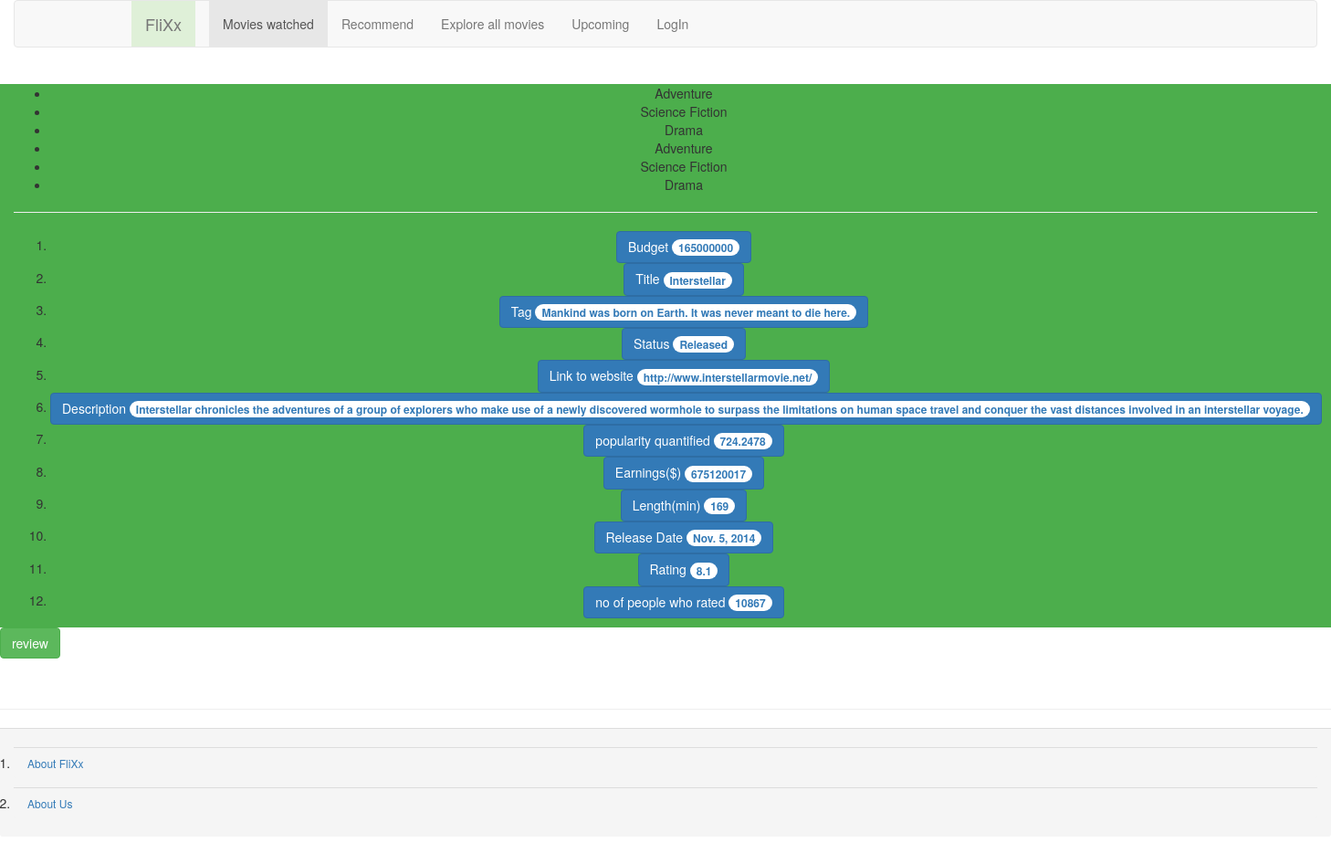
/FliXx/97, run on the app's committed database.
### flixx/models.py (models this page shows, shortened)
class Genre(models.Model):
    Name=models.CharField(max_length=100)
    n=models.IntegerField()
    def __str__(self):
        return self.Name

class movie(models.Model):
    Budget = models.IntegerField()
    genres = models.ManyToManyField(Genre)
    url = models.URLField()
    title = models.CharField(max_length=200)
    overview = models.CharField(max_length=1000)
    dateofrelease = models.DateField()
    popularity = models.DecimalField(decimal_places=4,max_digits=100)
    revenue = models.IntegerField()
    runtime = models.IntegerField()
    status = models.CharField(max_length=30)
    tag = models.CharField(max_length=500)
    averagerating = models.DecimalField(decimal_places=1,max_digits=2)
    nutr = models.IntegerField()

### flixx/views.py (the view, shortened to what this page needs)
# urls.py: url(r'^(\d{1,4})$', views.detailedview, name='detailedview'),
def detailedview(request, id):
    m = movie()
    message=''
    a = "LogIn"
    re = []
    form = ''
    reviewed = False
    l='/FliXx/'+str(id)
    for i in movies:
        if int(id) == int(i.id):
            s = set()
            g = []
            for j in i.genres.all():
                if j.Name not in s:
                    if j not in g:
                        g.append(j)
            print (form)
            return render(request, 'flixx/Detailedview.html', {'reviewed':reviewed,'url':l,'action':'review','form':form,'reviews':re,'g':g,'s':a,'movie': i, 'message': message})
    message = "Your Credentials did not match any existing movie data please try again."
    form = SignUp()
    url = '/FliXx/login/'
    return render(request, 'flixx/login.html',
                  {'s': a, 'message': message, 'url': url, 'form': form, 'action': "LogIn"})

### flixx/templates/flixx/Detailedview.html (shortened to what this page needs)
{% extends 'flixx/base.html' %}
{% block content %}
    <div class="container-fluid" style="background-color: #4cae4c">
        <center>
            <ul>
                {% for i in g %}
                    <li>{{ i }}</li>
                {% endfor %}
            </ul>
            <hr>
        <ol>
            <li><button class="btn btn-primary" type="button">
            Budget     <span class="badge">{{ movie.Budget }}</span><br>
            </button>
            <li><button class="btn btn-primary" type="button">
            Title     <span class="badge">{{ movie.title }}</span><br>
            </button>
        <li>    <button class="btn btn-primary" type="button">
            Tag     <span class="badge">{{ movie.tag }}</span><br>
            </button>
            <li><button class="btn btn-primary" type="button">
            Status     <span class="badge">{{ movie.status }}</span><br>
            </button>
        <li>    <button class="btn btn-primary" type="button">
            Link to website     <span class="badge">{{ movie.url }}</span><br>
            </button>
            <li><button class="btn btn-primary" type="button">
            Description     <span class="badge">{{ movie.overview }}</span><br>
            </button>
        <li>    <button class="btn btn-primary" type="button">
            popularity quantified     <span class="badge">{{ movie.popularity }}</span><br>
            </button>
            <li><button class="btn btn-primary" type="button">
            Earnings($)  <span class="badge">{{ movie.revenue }}</span><br>
            </button>
        <li>    <button class="btn btn-primary" type="button">
            Length(min)     <span class="badge">{{ movie.runtime }}</span><br>
            </button>
            <li><button class="btn btn-primary" type="button">
            Release Date    <span class="badge">{{ movie.dateofrelease }}</span><br>
            </button>
            <li><button class="btn btn-primary" type="button">
            Rating     <span class="badge">{{ movie.averagerating }}</span><br>
            </button>
            <li><button class="btn btn-primary" type="button">
            no of people who rated     <span class="badge">{{ movie.nutr }}</span><br>
            </button></ol>
        </center>
    </div>
    <div>
    {% if not reviewed %}
        {% include 'flixx/form.html' %}
    {% endif %}
    </div>
{% endblock %}

### data on the page
Genre: Name "Adventure"
Genre: Name "Science Fiction"
Genre: Name "Drama"
Genre: Name "Adventure"
Genre: Name "Science Fiction"
Genre: Name "Drama"
movie: Budget "165000000", title "Interstellar", tag "Mankind was born on Earth. It was never meant to die here.", status "Released", url "http://www.interstellarmovie.net/", overview "Interstellar chronicles the adventures of a group of explorers who make use of a newly discovered wormhole to surpass the limitations on human space travel and conquer the vast distances involved in an interstellar voyage.", popularity "724.2478", revenue "675120017", runtime "169", dateofrelease "Nov. 5, 2014", averagerating "8.1", nutr "10867"

### other printed values
{{ s }} "LogIn"
